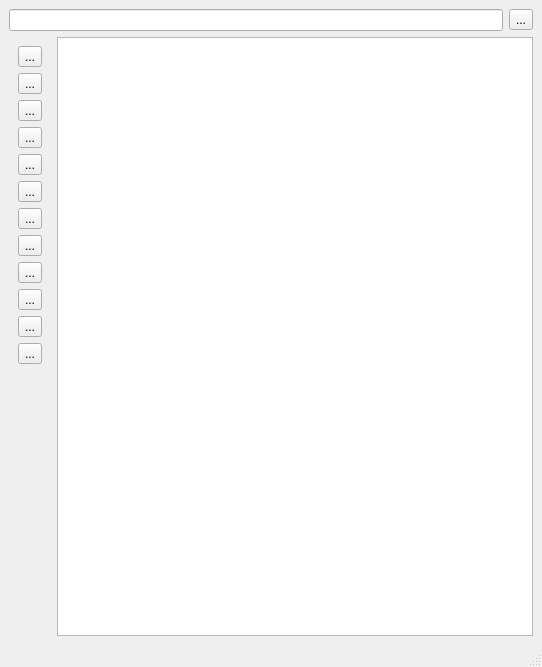
<?xml version="1.0" encoding="UTF-8"?>
<ui version="4.0">
 <class>MainWindow</class>
 <widget class="QMainWindow" name="MainWindow">
  <property name="geometry">
   <rect>
    <x>0</x>
    <y>0</y>
    <width>542</width>
    <height>667</height>
   </rect>
  </property>
  <property name="windowTitle">
   <string>pyMaxOutliner</string>
  </property>
  <widget class="QWidget" name="centralwidget">
   <layout class="QVBoxLayout" name="verticalLayout">
    <item>
     <layout class="QHBoxLayout" name="horizontalLayout">
      <item>
       <widget class="QLineEdit" name="lineEdit"/>
      </item>
      <item>
       <widget class="QToolButton" name="toolButton">
        <property name="text">
         <string>...</string>
        </property>
       </widget>
      </item>
     </layout>
    </item>
    <item>
     <layout class="QHBoxLayout" name="horizontalLayout_2">
      <item>
       <widget class="QWidget" name="widget" native="true">
        <layout class="QVBoxLayout" name="verticalLayout_3">
         <item>
          <widget class="QToolButton" name="toolButton_3">
           <property name="sizePolicy">
            <sizepolicy hsizetype="Fixed" vsizetype="Fixed">
             <horstretch>0</horstretch>
             <verstretch>0</verstretch>
            </sizepolicy>
           </property>
           <property name="text">
            <string>...</string>
           </property>
           <property name="iconSize">
            <size>
             <width>24</width>
             <height>24</height>
            </size>
           </property>
          </widget>
         </item>
         <item>
          <widget class="QToolButton" name="toolButton_4">
           <property name="text">
            <string>...</string>
           </property>
          </widget>
         </item>
         <item>
          <widget class="QToolButton" name="toolButton_5">
           <property name="text">
            <string>...</string>
           </property>
          </widget>
         </item>
         <item>
          <widget class="QToolButton" name="toolButton_6">
           <property name="text">
            <string>...</string>
           </property>
          </widget>
         </item>
         <item>
          <widget class="QToolButton" name="toolButton_7">
           <property name="text">
            <string>...</string>
           </property>
          </widget>
         </item>
         <item>
          <widget class="QToolButton" name="toolButton_8">
           <property name="text">
            <string>...</string>
           </property>
          </widget>
         </item>
         <item>
          <widget class="QToolButton" name="toolButton_9">
           <property name="text">
            <string>...</string>
           </property>
          </widget>
         </item>
         <item>
          <widget class="QToolButton" name="toolButton_10">
           <property name="text">
            <string>...</string>
           </property>
          </widget>
         </item>
         <item>
          <widget class="QToolButton" name="toolButton_11">
           <property name="text">
            <string>...</string>
           </property>
          </widget>
         </item>
         <item>
          <widget class="QToolButton" name="toolButton_12">
           <property name="text">
            <string>...</string>
           </property>
          </widget>
         </item>
         <item>
          <widget class="QToolButton" name="toolButton_13">
           <property name="text">
            <string>...</string>
           </property>
          </widget>
         </item>
         <item>
          <widget class="QToolButton" name="toolButton_14">
           <property name="text">
            <string>...</string>
           </property>
          </widget>
         </item>
         <item>
          <spacer name="verticalSpacer_2">
           <property name="orientation">
            <enum>Qt::Vertical</enum>
           </property>
           <property name="sizeHint" stdset="0">
            <size>
             <width>20</width>
             <height>40</height>
            </size>
           </property>
          </spacer>
         </item>
        </layout>
       </widget>
      </item>
      <item>
       <widget class="QTreeView" name="treeView">
        <property name="autoScroll">
         <bool>false</bool>
        </property>
        <property name="dragEnabled">
         <bool>true</bool>
        </property>
        <property name="dragDropMode">
         <enum>QAbstractItemView::DragDrop</enum>
        </property>
        <property name="selectionMode">
         <enum>QAbstractItemView::ExtendedSelection</enum>
        </property>
        <attribute name="headerShowSortIndicator" stdset="0">
         <bool>true</bool>
        </attribute>
       </widget>
      </item>
     </layout>
    </item>
   </layout>
  </widget>
  <widget class="QMenuBar" name="menubar">
   <property name="geometry">
    <rect>
     <x>0</x>
     <y>0</y>
     <width>542</width>
     <height>21</height>
    </rect>
   </property>
  </widget>
  <widget class="QStatusBar" name="statusbar"/>
 </widget>
 <resources/>
 <connections/>
</ui>
